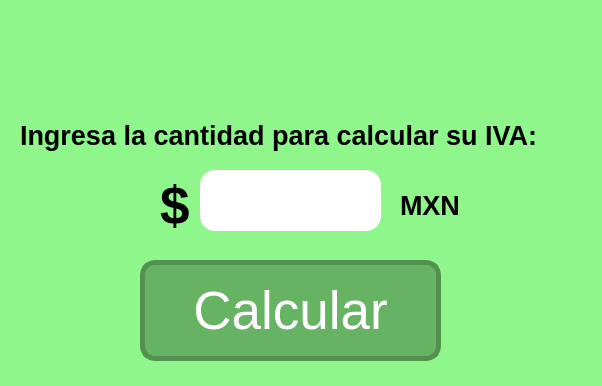
<?xml version="1.0" encoding="UTF-8"?>
<ui version="4.0">
 <class>MainWindow</class>
 <widget class="QMainWindow" name="MainWindow">
  <property name="geometry">
   <rect>
    <x>0</x>
    <y>0</y>
    <width>602</width>
    <height>386</height>
   </rect>
  </property>
  <property name="windowTitle">
   <string>MainWindow</string>
  </property>
  <property name="styleSheet">
   <string notr="true">background-color: rgb(142, 246, 138);</string>
  </property>
  <widget class="QWidget" name="centralwidget">
   <widget class="QPushButton" name="btn_calcIVA">
    <property name="geometry">
     <rect>
      <x>140</x>
      <y>260</y>
      <width>301</width>
      <height>101</height>
     </rect>
    </property>
    <property name="font">
     <font>
      <family>MS Sans Serif</family>
      <pointsize>40</pointsize>
     </font>
    </property>
    <property name="styleSheet">
     <string notr="true">background-color: rgb(103, 179, 100);
color: rgb(255, 255, 255);
border-radius:15px;
border: 5px solid rgb(83, 145, 81);</string>
    </property>
    <property name="text">
     <string>Calcular</string>
    </property>
   </widget>
   <widget class="QLineEdit" name="txt_cantidad">
    <property name="geometry">
     <rect>
      <x>200</x>
      <y>170</y>
      <width>181</width>
      <height>61</height>
     </rect>
    </property>
    <property name="font">
     <font>
      <pointsize>40</pointsize>
     </font>
    </property>
    <property name="styleSheet">
     <string notr="true">background-color: rgb(255, 255, 255);
border-radius:15px;</string>
    </property>
   </widget>
   <widget class="QLabel" name="lbl_ingresarcantidad">
    <property name="geometry">
     <rect>
      <x>20</x>
      <y>110</y>
      <width>561</width>
      <height>51</height>
     </rect>
    </property>
    <property name="font">
     <font>
      <family>MS Sans Serif</family>
      <pointsize>20</pointsize>
      <weight>75</weight>
      <bold>true</bold>
     </font>
    </property>
    <property name="text">
     <string>Ingresa la cantidad para calcular su IVA:</string>
    </property>
   </widget>
   <widget class="QLabel" name="lbl_ingresarcantidad_2">
    <property name="geometry">
     <rect>
      <x>400</x>
      <y>180</y>
      <width>91</width>
      <height>51</height>
     </rect>
    </property>
    <property name="font">
     <font>
      <family>MS Sans Serif</family>
      <pointsize>20</pointsize>
      <weight>75</weight>
      <bold>true</bold>
     </font>
    </property>
    <property name="text">
     <string>MXN</string>
    </property>
   </widget>
   <widget class="QLabel" name="lbl_ingresarcantidad_3">
    <property name="geometry">
     <rect>
      <x>160</x>
      <y>180</y>
      <width>31</width>
      <height>51</height>
     </rect>
    </property>
    <property name="font">
     <font>
      <family>MS Sans Serif</family>
      <pointsize>40</pointsize>
      <weight>75</weight>
      <bold>true</bold>
     </font>
    </property>
    <property name="text">
     <string>$</string>
    </property>
   </widget>
  </widget>
 </widget>
 <resources/>
 <connections/>
</ui>
